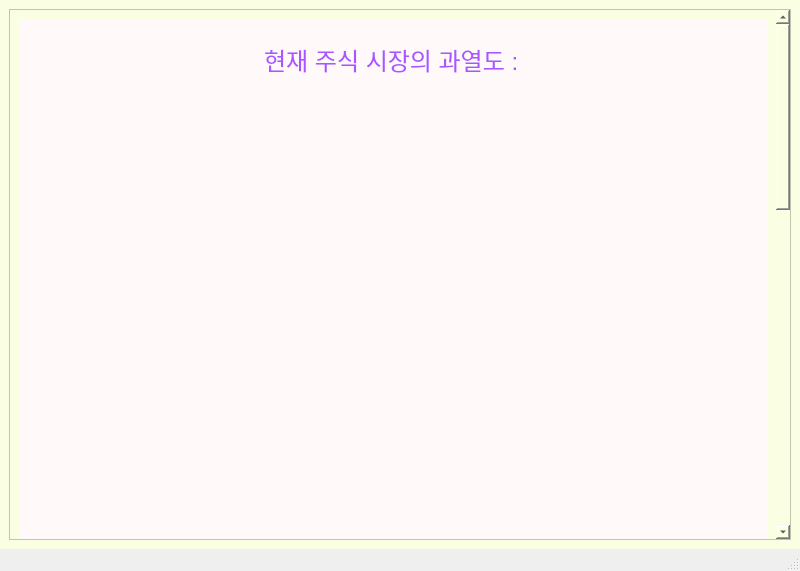
<?xml version="1.0" encoding="UTF-8"?>
<ui version="4.0">
 <class>MainWindow</class>
 <widget class="QMainWindow" name="MainWindow">
  <property name="geometry">
   <rect>
    <x>0</x>
    <y>0</y>
    <width>800</width>
    <height>571</height>
   </rect>
  </property>
  <property name="windowTitle">
   <string>MainWindow</string>
  </property>
  <widget class="QWidget" name="centralwidget">
   <property name="styleSheet">
    <string notr="true">background-color: rgb(250, 255, 228);</string>
   </property>
   <layout class="QVBoxLayout" name="verticalLayout">
    <item>
     <widget class="QScrollArea" name="scrollArea">
      <property name="styleSheet">
       <string notr="true">/*VERTICAL SCROLLBAR*/
QScrollBar:vertical {
	border:none;
	background-color: rgb(189, 189, 189);
	width: 14px;
	margin: 15px 0 15px 0;
	border-radius: 0px;
}
/* HANDLE BAR VERTICAL */
QScrollBar::handle:vertical {
	
	background-color: rgb(124, 124, 124);
	min-height: 30px;
	border-radius: 7px;
}
QScrollBar::handle:vertical:hover {
	background-color: rgb(187, 194, 216);
}
QScrollBar::handle:vertical:pressed {
	
	background-color: rgb(165, 162, 186);
}
/*BTN TOP -SCROLLBAR*/
QScrollBar::sub-line:vertical {
	border:none;
	
	background-color: rgb(106, 106, 106);
	height: 15px;
	border-top-left-radius: 7px;
	border-top-right-radius: 7px;
	subcontrol-position: top;
	subcontrol-origin: margin;
}
QScrollBar::sub-line:vertical:hover {
	background-color: rgb(124, 124, 124);
}
QScrollBar::sub-line:vertical:pressed {
	background-color: rgb(165, 162, 186);
}

</string>
      </property>
      <property name="widgetResizable">
       <bool>true</bool>
      </property>
      <widget class="QWidget" name="scrollAreaWidgetContents">
       <property name="geometry">
        <rect>
         <x>0</x>
         <y>0</y>
         <width>755</width>
         <height>1422</height>
        </rect>
       </property>
       <property name="styleSheet">
        <string notr="true"/>
       </property>
       <layout class="QVBoxLayout" name="verticalLayout_2">
        <item>
         <widget class="QWidget" name="widget" native="true">
          <property name="minimumSize">
           <size>
            <width>0</width>
            <height>1400</height>
           </size>
          </property>
          <property name="styleSheet">
           <string notr="true">background-color: rgb(255, 249, 250);</string>
          </property>
          <widget class="QLabel" name="label">
           <property name="geometry">
            <rect>
             <x>170</x>
             <y>10</y>
             <width>411</width>
             <height>61</height>
            </rect>
           </property>
           <property name="text">
            <string>&lt;html&gt;&lt;head/&gt;&lt;body&gt;&lt;p align=&quot;center&quot;&gt;&lt;span style=&quot; font-size:18pt; color:#aa55ff;&quot;&gt;현재 주식 시장의 과열도 : &lt;/span&gt;&lt;/p&gt;&lt;/body&gt;&lt;/html&gt;</string>
           </property>
          </widget>
         </widget>
        </item>
       </layout>
      </widget>
     </widget>
    </item>
   </layout>
  </widget>
  <widget class="QMenuBar" name="menubar">
   <property name="geometry">
    <rect>
     <x>0</x>
     <y>0</y>
     <width>800</width>
     <height>26</height>
    </rect>
   </property>
  </widget>
  <widget class="QStatusBar" name="statusbar"/>
 </widget>
 <resources/>
 <connections/>
</ui>
